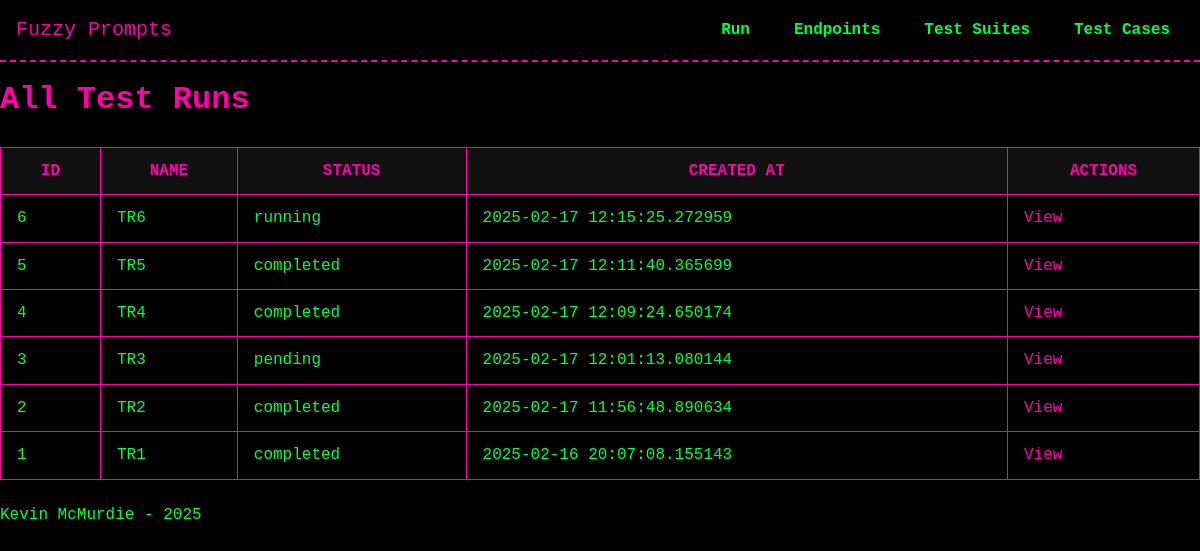
Before: /test_runs/ with the older database file.
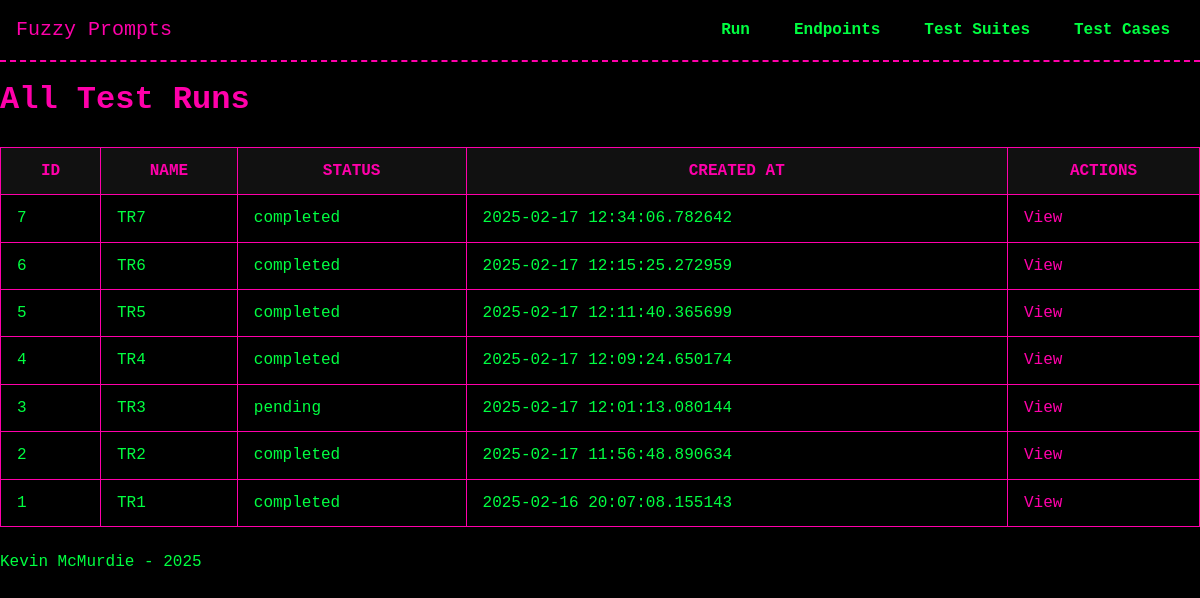
After: the same page with the newer database file.
### models/model_TestRun.py (models this page shows, shortened)
class TestRun(db.Model):
    __tablename__ = 'test_runs'
    id = db.Column(db.Integer, primary_key=True)
    name = db.Column(db.String(255), nullable=False)
    created_at = db.Column(db.DateTime, default=datetime.now)
    finished_at = db.Column(db.DateTime, nullable=True)
    status = db.Column(db.String(50), default="pending")
    transformations = db.Column(db.JSON, nullable=True)
    current_sequence = db.Column(db.Integer, default=0)
    endpoint_id = db.Column(
        db.Integer,
        db.ForeignKey("endpoints.id", ondelete="SET NULL"),
        nullable=True
    )
    endpoint = db.relationship("Endpoint", back_populates="test_runs", passive_deletes=True)
    test_suites = db.relationship('TestSuite', secondary=test_run_suites, back_populates='test_runs')
    executions = db.relationship('TestExecution', back_populates='test_run',
                               order_by='TestExecution.sequence',
                               cascade='all, delete-orphan')

### routes/test_runs.py (the view)
@test_runs_bp.route('/', methods=['GET'])
def list_test_runs():
    page = request.args.get('page', 1, type=int)
    pagination = TestRun.query.order_by(TestRun.id.desc()).paginate(page=page, per_page=10, error_out=False)
    runs = pagination.items
    return render_template('test_runs/list_test_runs.html', test_runs=runs, pagination=pagination)

### templates/test_runs/list_test_runs.html (shortened to what this page needs)
{% extends "base.html" %}
{% block head %}
  <link rel="stylesheet" href="{{ url_for('static', filename='css/tables.css') }}">
{% endblock %}
{% block content %}
<h1>All Test Runs</h1>
{% if test_runs %}
  <table>
    <thead>
      <tr>
        <th>ID</th>
        <th>Name</th>
        <th>Status</th>
        <th>Created At</th>
        <th>Actions</th>
      </tr>
    </thead>
    <tbody>
      {% for run in test_runs %}
        <tr>
          <td>{{ run.id }}</td>
          <td>{{ run.name or 'N/A' }}</td>
          <td>{{ run.status or 'pending' }}</td>
          <td>{{ run.created_at or 'N/A' }}</td>
          <td>
            <a href="{{ url_for('test_runs_bp.view_test_run', run_id=run.id) }}">View</a>
          </td>
        </tr>
      {% endfor %}
    </tbody>
  </table>
{% else %}
  <p>No test runs found.</p>
{% endif %}
{% endblock %}

Changed rows visible on the page:
added TestRun: id "7", name "TR7", status "completed", created_at "2025-02-17 12:34:06.782642"
changed TestRun "TR6": status "running" → "completed"
